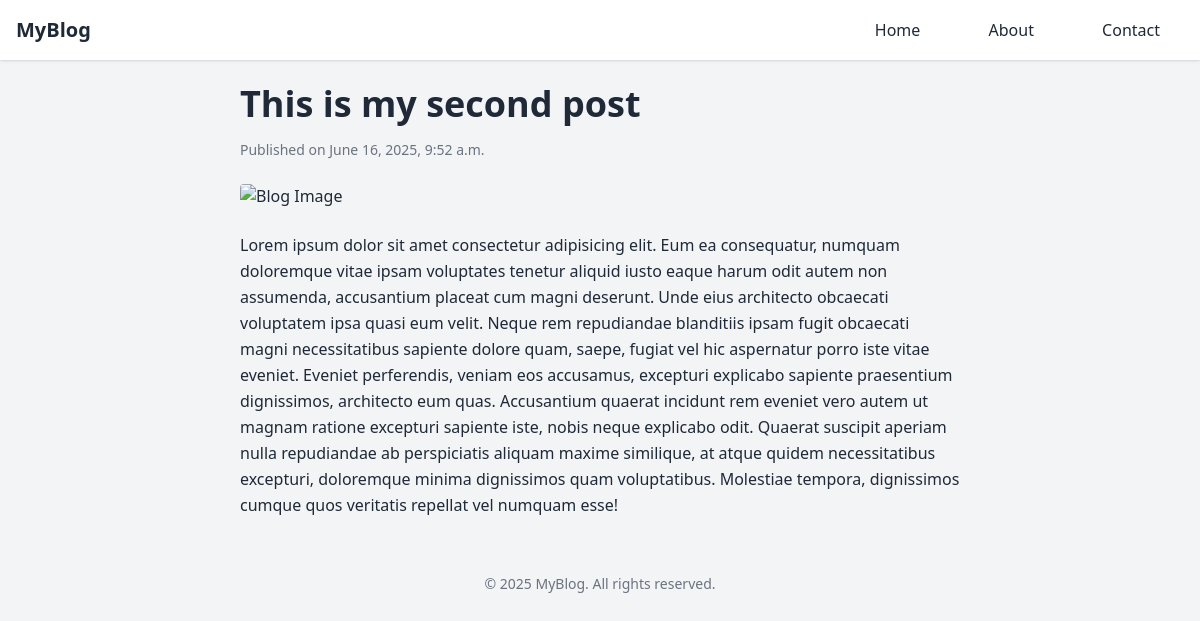
The app's page /post/2/ with its own data.
### blog/models.py (models this page shows)
class Post(models.Model):
    title = models.CharField(max_length=100)
    body = models.CharField(max_length=1000000)
    create_at = models.DateTimeField(default=datetime.now, blank=True)

### blog/views.py (the view)
# urls.py: path('post/<int:id>/', views.post, name='post'),
def post(request, id):
    posts = Post.objects.get(id=id)
    return render(request, 'post.html', {'posts':posts})

### templates/post.html
{% extends "base.html" %}
{% block body %}
<div class="max-w-3xl mx-auto p-6">
  <h1 class="text-4xl font-bold mb-4">{{posts.title}}</h1>
  <p class="text-gray-500 text-sm mb-6">Published on {{posts.create_at}}</p>
  <img src="https://source.unsplash.com/800x400/?nature" alt="Blog Image" class="rounded mb-6">
  <p class="mb-4 leading-relaxed">{{posts.body}}</p>
</div>
{% endblock body %}

### records on screen
Post: title "This is my second post", create_at "June 16, 2025, 9:52 a.m.", body "Lorem ipsum dolor sit amet consectetur adipisicing elit. Eum ea consequatur, numquam doloremque vitae ipsam voluptates tenetur aliquid iusto eaque harum odit autem non assumenda, accusantium placeat cum magni deserunt. Unde eius architecto obcaecati voluptatem ipsa quasi eum velit. Neque rem repudiandae blanditiis ipsam fugit obcaecati magni necessitatibus sapiente dolore quam, saepe, fugiat vel hic aspernatur porro iste vitae eveniet. Eveniet perferendis, veniam eos accusamus, excepturi explicabo sapiente praesentium dignissimos, architecto eum quas. Accusantium quaerat incidunt rem eveniet vero autem ut magnam ratione excepturi sapiente iste, nobis neque explicabo odit. Quaerat suscipit…"
